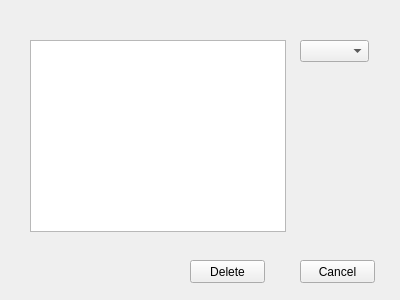
<?xml version="1.0" encoding="UTF-8"?>
<ui version="4.0">
 <class>deletePreset</class>
 <widget class="QWidget" name="deletePreset">
  <property name="windowModality">
   <enum>Qt::ApplicationModal</enum>
  </property>
  <property name="geometry">
   <rect>
    <x>0</x>
    <y>0</y>
    <width>400</width>
    <height>300</height>
   </rect>
  </property>
  <property name="windowTitle">
   <string>Delete Preset</string>
  </property>
  <widget class="QComboBox" name="combo_preset">
   <property name="geometry">
    <rect>
     <x>300</x>
     <y>40</y>
     <width>69</width>
     <height>22</height>
    </rect>
   </property>
  </widget>
  <widget class="QPushButton" name="button_del">
   <property name="geometry">
    <rect>
     <x>190</x>
     <y>260</y>
     <width>75</width>
     <height>23</height>
    </rect>
   </property>
   <property name="text">
    <string>Delete</string>
   </property>
  </widget>
  <widget class="QPushButton" name="button_cancel">
   <property name="geometry">
    <rect>
     <x>300</x>
     <y>260</y>
     <width>75</width>
     <height>23</height>
    </rect>
   </property>
   <property name="text">
    <string>Cancel</string>
   </property>
  </widget>
  <widget class="QTextBrowser" name="textBrowser">
   <property name="geometry">
    <rect>
     <x>30</x>
     <y>40</y>
     <width>256</width>
     <height>192</height>
    </rect>
   </property>
  </widget>
 </widget>
 <resources/>
 <connections>
  <connection>
   <sender>button_cancel</sender>
   <signal>clicked()</signal>
   <receiver>deletePreset</receiver>
   <slot>close()</slot>
   <hints>
    <hint type="sourcelabel">
     <x>339</x>
     <y>271</y>
    </hint>
    <hint type="destinationlabel">
     <x>339</x>
     <y>206</y>
    </hint>
   </hints>
  </connection>
 </connections>
</ui>
